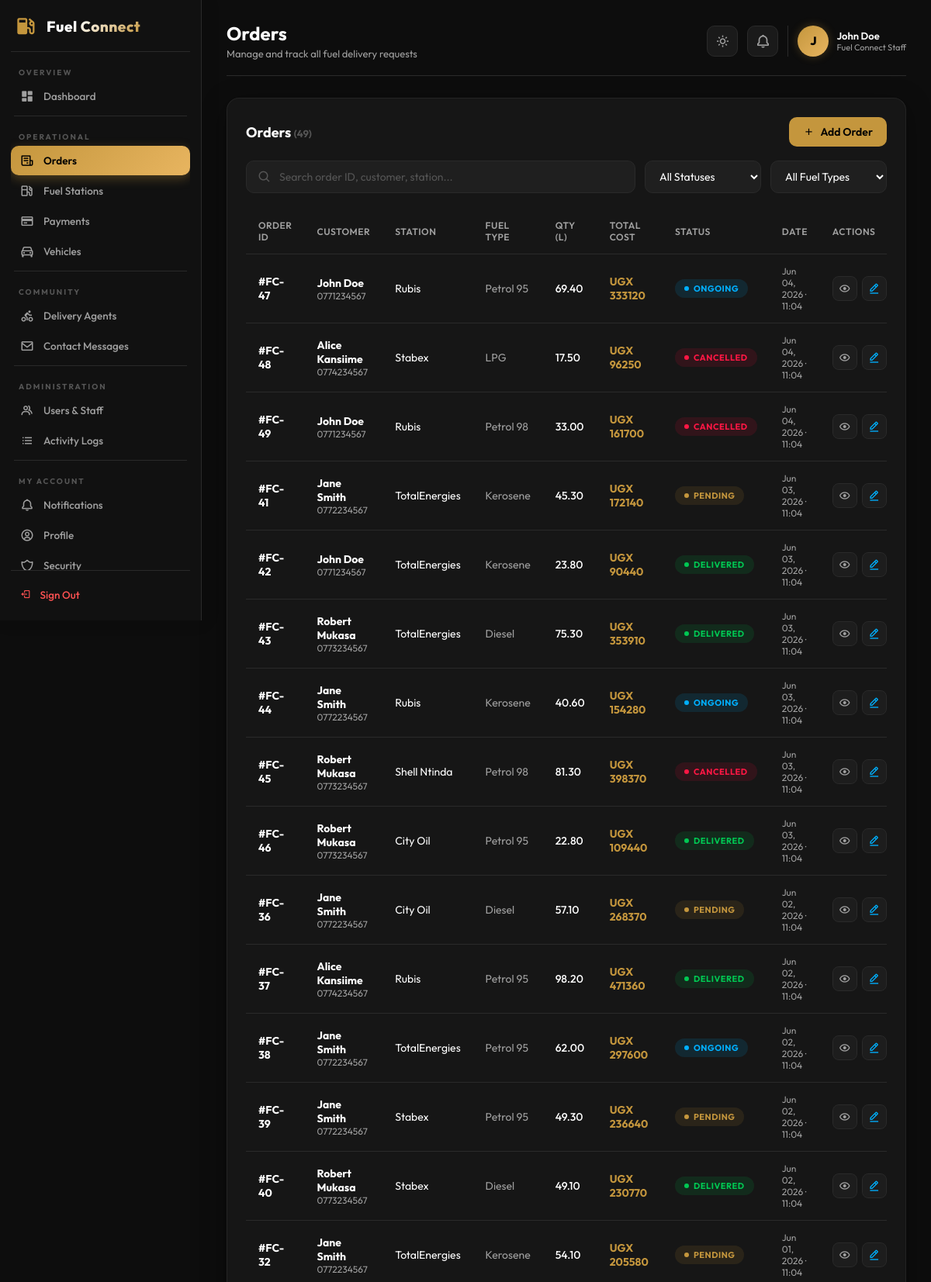
Screenshot of /dashboard/orders/ (signed in, upper part) with the database file from the repository.
### core/models.py (models this page shows, shortened)
class User(AbstractUser):
    username = None
    phone_number = models.CharField(max_length=30, unique=True)
    full_name = models.CharField(max_length=150)
    email = models.EmailField(unique=True, blank=True, null=True)
    company_name = models.CharField(max_length=150, blank=True, null=True)
    fleet_size = models.IntegerField(default=0)
    is_email_verified = models.BooleanField(default=False)
    auth_provider = models.CharField(max_length=50, default='email')
    user_type = models.CharField(max_length=20, default='customer') # customer, driver, admin
    location = models.CharField(max_length=255, blank=True, null=True)
    vehicle_type = models.CharField(max_length=100, blank=True, null=True)
    vehicle_number = models.CharField(max_length=50, blank=True, null=True)
    license_number = models.CharField(max_length=100, blank=True, null=True)
    objects = CustomUserManager()
    USERNAME_FIELD = 'phone_number'
    REQUIRED_FIELDS = ['full_name']

class FuelOrder(models.Model):
    STATUS_CHOICES = [
        ('PENDING', 'Pending'),
        ('ONGOING', 'Ongoing'),
        ('DELIVERED', 'Delivered'),
        ('CANCELLED', 'Cancelled'),
    ]
    customer = models.ForeignKey(User, on_delete=models.CASCADE, related_name='orders')
    station = models.ForeignKey(FuelStation, on_delete=models.CASCADE, related_name='orders')
    fuel_type = models.CharField(max_length=50)
    quantity = models.DecimalField(max_digits=10, decimal_places=2)  # Liters
    quantity_unit = models.CharField(max_length=20, default='Liters')
    total_price = models.DecimalField(max_digits=12, decimal_places=2)  # Price
    currency = models.CharField(max_length=10, default='UGX')
    status = models.CharField(max_length=20, choices=STATUS_CHOICES, default='PENDING')
    created_at = models.DateTimeField(auto_now_add=True)
    updated_at = models.DateTimeField(auto_now=True)

class FuelStation(models.Model):
    name = models.CharField(max_length=100)
    address = models.CharField(max_length=255)
    rating = models.DecimalField(max_digits=3, decimal_places=2, default=4.5)
    review_count = models.IntegerField(default=0)
    distance = models.CharField(max_length=50, default='1.0 km')
    image_url = models.CharField(max_length=255, default='assets/images/Shel.png')
    latitude = models.FloatField(default=0.0)
    longitude = models.FloatField(default=0.0)
    is_open = models.BooleanField(default=True)
    price_per_litre = models.CharField(max_length=50, default='UGX 4,800')
    fuel_types = models.JSONField(default=list)  # e.g., ["Petrol 95", "Diesel"]
    phone = models.CharField(max_length=50, default='+256 414 123456')
    opening_hours = models.CharField(max_length=100, default='24 Hours')

### core/views_dashboard.py (the view)
# urls.py: path('dashboard/orders/',   DashboardOrdersView.as_view(),   name='dashboard_orders'),
class DashboardOrdersView(DashboardContextMixin, LoginRequiredMixin, TemplateView):
    template_name = 'dashboard/orders.html'
    def get_context_data(self, **kwargs):
        context = super().get_context_data(**kwargs)
        context['orders']      = FuelOrder.objects.all().order_by('-created_at')
        context['active_page'] = 'orders'
        return context

### core/views_dashboard.py (called while the page is built)
    def get_context_data(self, **kwargs):
        context = super().get_context_data(**kwargs)
        context['unread_notifications_count'] = Notification.objects.filter(is_read=False).count()
        if self.request.user.is_authenticated:
            context['admin_name'] = self.request.user.full_name or self.request.user.phone_number
            context['admin_initial'] = (self.request.user.full_name or 'A')[0].upper()
        return context

### core/templates/dashboard/orders.html (shortened to what this page needs)
{% extends 'dashboard/base.html' %}
{% block header_title %}Orders{% endblock %}
{% block header_subtitle %}Manage and track all fuel delivery requests{% endblock %}
{% block content %}
<div class="glass-card fade-in">
    <div style="display:flex; justify-content:space-between; align-items:center; margin-bottom:18px;">
        <div>
            <h2 style="font-size:18px; font-weight:700;">Orders
                <span class="record-count" id="order-count">({{ orders|length }})</span>
            </h2>
        </div>
        <button class="btn-add" onclick="openModal('add-modal')">
            <i class='bx bx-plus'></i> Add Order
        </button>
    </div>
    <div class="page-toolbar">
        <div class="search-box">
            <i class='bx bx-search'></i>
            <input type="text" id="order-search" placeholder="Search order ID, customer, station..." oninput="filterTable()">
        </div>
        <select class="filter-select" id="status-filter" onchange="filterTable()">
            <option value="">All Statuses</option>
        </select>
        <select class="filter-select" id="fuel-filter" onchange="filterTable()">
            <option value="">All Fuel Types</option>
        </select>
    </div>
    <div class="table-container">
        <table class="custom-table" id="orders-table">
            <thead>
                <tr>
                    <th>Order ID</th>
                    <th>Customer</th>
                    <th>Station</th>
                    <th>Fuel Type</th>
                    <th>Qty (L)</th>
                    <th>Total Cost</th>
                    <th>Status</th>
                    <th>Date</th>
                    <th>Actions</th>
                </tr>
            </thead>
            <tbody id="orders-tbody">
                {% for order in orders %}
                <tr data-search="{{ order.id }} {{ order.customer.full_name|lower }} {{ order.customer.phone_number }} {{ order.station.name|lower }}"
                    data-status="{{ order.status }}"
                    data-fuel="{{ order.fuel_type }}">
                    <td><strong>#FC-{{ order.id }}</strong></td>
                    <td>
                        <div><strong>{{ order.customer.full_name }}</strong></div>
                        <div style="font-size:12px;color:var(--text-secondary)">{{ order.customer.phone_number }}</div>
                    </td>
                    <td>{{ order.station.name }}</td>
                    <td style="color:var(--text-secondary)">{{ order.fuel_type }}</td>
                    <td style="font-weight:500">{{ order.quantity }}</td>
                    <td style="font-weight:700;color:var(--accent-color)">UGX {{ order.total_price|floatformat:0 }}</td>
                    <td>
                        <span class="status-badge
                            {% if order.status == 'DELIVERED' %}status-delivered
                            {% elif order.status == 'PENDING' %}status-pending
                            {% elif order.status == 'ONGOING' %}status-ongoing
                            {% else %}status-cancelled{% endif %}">
                            {{ order.status }}
                        </span>
                    </td>
                    <td style="color:var(--text-secondary);font-size:12px">{{ order.created_at|date:"M d, Y · H:i" }}</td>
                    <td>
                        <div class="action-btns">
                            <button class="icon-btn view" title="View" onclick="viewOrder('{{ order.id }}','{{ order.customer.full_name }}','{{ order.station.name }}','{{ order.fuel_type }}','{{ order.quantity }}','{{ order.total_price }}','{{ order.status }}','{{ order.created_at|date:'M d, Y' }}')">
                                <i class='bx bx-show'></i>
                            </button>
                            <button class="icon-btn edit" title="Edit Status" onclick="editOrder('{{ order.id }}','{{ order.status }}')">
                                <i class='bx bx-edit-alt'></i>
                            </button>
                        </div>
                    </td>
                </tr>
                {% endfor %}
            </tbody>
        </table>
    </div>
</div>
{% endblock %}

### core/templates/dashboard/base.html (shortened to what this page needs)
<!DOCTYPE html>
<html lang="en" data-theme="dark">
<head>
    <link href="https://unpkg.com/boxicons@2.1.4/css/boxicons.min.css" rel="stylesheet">
</head>
<body>
    <div class="sidebar">
        <div class="sidebar-logo">
            <i class='bx bxs-gas-pump'></i>
            <span>Fuel Connect</span>
        </div>
        <nav class="sidebar-nav">
            <span class="sidebar-group-label">Overview</span>
            <ul class="sidebar-menu">
                <li class="sidebar-menu-item {% if active_page == 'dashboard' %}active{% endif %}">
                    <a href="{% url 'dashboard_home' %}">
                        <i class='bx bxs-dashboard'></i>
                        <span>Dashboard</span>
                    </a>
                </li>
            </ul>
            <div class="sidebar-divider"></div>
            <span class="sidebar-group-label">Operational</span>
            <ul class="sidebar-menu">
                <li class="sidebar-menu-item {% if active_page == 'orders' %}active{% endif %}">
                    <a href="{% url 'dashboard_orders' %}">
                        <i class='bx bx-receipt'></i>
                        <span>Orders</span>
                    </a>
                </li>
                <li class="sidebar-menu-item {% if active_page == 'stations' %}active{% endif %}">
                    <a href="{% url 'dashboard_stations' %}">
                        <i class='bx bx-gas-pump'></i>
                        <span>Fuel Stations</span>
                    </a>
                </li>
                <li class="sidebar-menu-item {% if active_page == 'payments' %}active{% endif %}">
                    <a href="{% url 'dashboard_payments' %}">
                        <i class='bx bx-credit-card'></i>
                        <span>Payments</span>
                    </a>
                </li>
                <li class="sidebar-menu-item {% if active_page == 'vehicles' %}active{% endif %}">
                    <a href="{% url 'dashboard_vehicles' %}">
                        <i class='bx bx-car'></i>
                        <span>Vehicles</span>
                    </a>
                </li>
            </ul>
            <div class="sidebar-divider"></div>
            <span class="sidebar-group-label">Community</span>
            <ul class="sidebar-menu">
                <li class="sidebar-menu-item {% if active_page == 'delivery_agents' %}active{% endif %}">
                    <a href="{% url 'dashboard_delivery_agents' %}">
                        <i class='bx bx-cycling'></i>
                        <span>Delivery Agents</span>
                    </a>
                </li>
                <li class="sidebar-menu-item {% if active_page == 'contact_messages' %}active{% endif %}">
                    <a href="{% url 'dashboard_contact_messages' %}">
                        <i class='bx bx-envelope'></i>
                        <span>Contact Messages</span>
                    </a>
                </li>
            </ul>
            <div class="sidebar-divider"></div>
            <span class="sidebar-group-label">Administration</span>
            <ul class="sidebar-menu">
                <li class="sidebar-menu-item {% if active_page == 'users' %}active{% endif %}">
                    <a href="{% url 'dashboard_users' %}">
                        <i class='bx bx-group'></i>
                        <span>Users &amp; Staff</span>
                    </a>
                </li>
                <li class="sidebar-menu-item {% if active_page == 'activity_logs' %}active{% endif %}">
                    <a href="{% url 'dashboard_activity_logs' %}">
                        <i class='bx bx-list-ul'></i>
                        <span>Activity Logs</span>
                    </a>
                </li>
            </ul>
            <div class="sidebar-divider"></div>
            <span class="sidebar-group-label">My Account</span>
            <ul class="sidebar-menu">
                <li class="sidebar-menu-item {% if active_page == 'notifications' %}active{% endif %}">
                    <a href="{% url 'dashboard_notifications' %}">
                        <i class='bx bx-bell'></i>
                        <span>Notifications</span>
                    </a>
                </li>
                <li class="sidebar-menu-item {% if active_page == 'profile' %}active{% endif %}">
                    <a href="{% url 'dashboard_profile' %}">
                        <i class='bx bx-user-circle'></i>
                        <span>Profile</span>
                    </a>
                </li>
                <li class="sidebar-menu-item {% if active_page == 'security' %}active{% endif %}">
                    <a href="{% url 'dashboard_security' %}">
                        <i class='bx bx-shield-alt-2'></i>
                        <span>Security</span>
                    </a>
                </li>
            </ul>
        </nav>
        <div class="sidebar-footer">
            <div class="sidebar-footer-item" onclick="location.href='{% url 'dashboard_logout' %}'">
                <i class='bx bx-log-out'></i>
                <span>Sign Out</span>
            </div>
        </div>
    </div>
    <div class="main-content">
        <div class="header">
            <div class="header-title">
                <h1>{% block header_title %}Overview{% endblock %}</h1>
                <p>{% block header_subtitle %}Real-time insights and stats{% endblock %}</p>
            </div>
            <div class="header-actions">
                <button class="theme-toggle-btn" id="theme-toggle" title="Toggle Theme" onclick="toggleTheme()">
                    <i class='bx bx-sun' id="theme-icon"></i>
                </button>
                <a href="{% url 'dashboard_notifications' %}" class="notif-btn" title="Notifications">
                    <i class='bx bx-bell'></i>
                </a>
                <div class="header-profile">
                    <div class="profile-avatar">{{ admin_initial|default:"A" }}</div>
                    <div class="profile-info">
                        <span class="profile-name">{{ admin_name|default:"Administrator" }}</span>
                        <span class="profile-role">Fuel Connect Staff</span>
                    </div>
                </div>
            </div>
        </div>
        {% block content %}{% endblock %}
    </div>
</body>
</html>

### core/templates/dashboard/orders.html (style rules this page uses)
.page-toolbar { display: flex; align-items: center; gap: 12px; flex-wrap: wrap; margin-bottom: 20px; }
.search-box { display: flex; align-items: center; gap: 10px; background: rgba(255,255,255,0.04); border: 1px solid var(--border-color); border-radius: 10px; padding: 0 14px; flex: 1; min-width: 220px; transition: border-color 0.2s; }
.search-box i { color: var(--text-muted); font-size: 18px; }
.search-box input { background: transparent; border: none; outline: none; color: var(--text-primary); font-family: 'Outfit', sans-serif; font-size: 14px; padding: 11px 0; width: 100%; }
.search-box input::placeholder { color: var(--text-muted); }
.filter-select { background: rgba(255,255,255,0.04); border: 1px solid var(--border-color); border-radius: 10px; padding: 10px 14px; color: var(--text-primary); font-family: 'Outfit', sans-serif; font-size: 14px; cursor: pointer; outline: none; transition: border-color 0.2s; min-width: 150px; }
.filter-select option { background: #1A1A1A; }
.btn-add { display: flex; align-items: center; gap: 8px; background: var(--accent-color); color: #000; border: none; border-radius: 10px; padding: 10px 18px; font-family: 'Outfit', sans-serif; font-size: 14px; font-weight: 600; cursor: pointer; transition: background 0.2s, transform 0.1s; white-space: nowrap; }
.action-btns { display: flex; align-items: center; gap: 6px; }
.icon-btn { width: 32px; height: 32px; display: flex; align-items: center; justify-content: center; border-radius: 8px; border: 1px solid var(--border-color); background: rgba(255,255,255,0.03); cursor: pointer; transition: all 0.2s; font-size: 16px; text-decoration: none; }
.icon-btn.edit { color: var(--info-color); }
.icon-btn.view { color: var(--text-secondary); }
.record-count { font-size: 13px; color: var(--text-muted); }

### rows the page displays
User: full_name "John Doe"
FuelOrder: id "47", customer.full_name "John Doe", customer.phone_number "0771234567", station.name "Rubis", fuel_type "Petrol 95", quantity "69.40", total_price "333120", status "ONGOING", created_at "Jun 04, 2026 · 11:04"
FuelOrder: id "48", customer.full_name "Alice Kansiime", customer.phone_number "0774234567", station.name "Stabex", fuel_type "LPG", quantity "17.50", total_price "96250", status "CANCELLED", created_at "Jun 04, 2026 · 11:04"
FuelOrder: id "49", customer.full_name "John Doe", customer.phone_number "0771234567", station.name "Rubis", fuel_type "Petrol 98", quantity "33.00", total_price "161700", status "CANCELLED", created_at "Jun 04, 2026 · 11:04"
FuelOrder: id "41", customer.full_name "Jane Smith", customer.phone_number "0772234567", station.name "TotalEnergies", fuel_type "Kerosene", quantity "45.30", total_price "172140", status "PENDING", created_at "Jun 03, 2026 · 11:04"
FuelOrder: id "42", customer.full_name "John Doe", customer.phone_number "0771234567", station.name "TotalEnergies", fuel_type "Kerosene", quantity "23.80", total_price "90440", status "DELIVERED", created_at "Jun 03, 2026 · 11:04"
FuelOrder: id "43", customer.full_name "Robert Mukasa", customer.phone_number "0773234567", station.name "TotalEnergies", fuel_type "Diesel", quantity "75.30", total_price "353910", status "DELIVERED", created_at "Jun 03, 2026 · 11:04"
FuelOrder: id "44", customer.full_name "Jane Smith", customer.phone_number "0772234567", station.name "Rubis", fuel_type "Kerosene", quantity "40.60", total_price "154280", status "ONGOING", created_at "Jun 03, 2026 · 11:04"
FuelOrder: id "45", customer.full_name "Robert Mukasa", customer.phone_number "0773234567", station.name "Shell Ntinda", fuel_type "Petrol 98", quantity "81.30", total_price "398370", status "CANCELLED", created_at "Jun 03, 2026 · 11:04"
FuelOrder: id "46", customer.full_name "Robert Mukasa", customer.phone_number "0773234567", station.name "City Oil", fuel_type "Petrol 95", quantity "22.80", total_price "109440", status "DELIVERED", created_at "Jun 03, 2026 · 11:04"
FuelOrder: id "36", customer.full_name "Jane Smith", customer.phone_number "0772234567", station.name "City Oil", fuel_type "Diesel", quantity "57.10", total_price "268370", status "PENDING", created_at "Jun 02, 2026 · 11:04"
FuelOrder: id "37", customer.full_name "Alice Kansiime", customer.phone_number "0774234567", station.name "Rubis", fuel_type "Petrol 95", quantity "98.20", total_price "471360", status "DELIVERED", created_at "Jun 02, 2026 · 11:04"
FuelOrder: id "38", customer.full_name "Jane Smith", customer.phone_number "0772234567", station.name "TotalEnergies", fuel_type "Petrol 95", quantity "62.00", total_price "297600", status "ONGOING", created_at "Jun 02, 2026 · 11:04"
FuelOrder: id "39", customer.full_name "Jane Smith", customer.phone_number "0772234567", station.name "Stabex", fuel_type "Petrol 95", quantity "49.30", total_price "236640", status "PENDING", created_at "Jun 02, 2026 · 11:04"
FuelOrder: id "40", customer.full_name "Robert Mukasa", customer.phone_number "0773234567", station.name "Stabex", fuel_type "Diesel", quantity "49.10", total_price "230770", status "DELIVERED", created_at "Jun 02, 2026 · 11:04"
FuelOrder: id "32", customer.full_name "Jane Smith", customer.phone_number "0772234567", station.name "TotalEnergies", fuel_type "Kerosene", quantity "54.10", total_price "205580", status "PENDING", created_at "Jun 01, 2026 · 11:04"

### other values shown
{{ admin_initial|default:"A" }} "J"
{{ orders|length }} "49"
